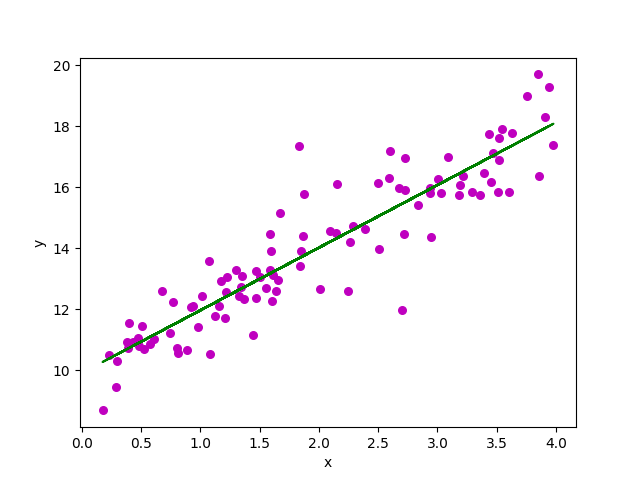

Source code (Python):
import numpy as np
import matplotlib.pyplot as plt
from mpl_toolkits.mplot3d import Axes3D
from mpl_toolkits import mplot3d
from matplotlib import cm

X = 4 * np.random.rand(100, 1)
y = 10 + 2 * X + np.random.randn(100, 1)


def h(x, theta):
    pred = np.dot(x, theta.reshape(x.shape[1], 1))
    return pred


# a = h(X, y)
# print(a)

def mean_squared_error(y_predicted, y_label):
    return np.sqrt(((y_predicted - y_label) ** 2).mean())


# a = mean_squared_error(X, y)
# print(a)


class LeastSquaresRegression():
    def __init__(self, ):
        self.theta_ = None

    def fit(self, X, y):
        # Calculates theta that minimizes the MSE and updates self.theta_
        self.theta_ = np.dot((np.dot(np.linalg.inv(np.dot(X.T, X)), X.T)), y)

    def predict(self, X):
        # Make predictions for data X, i.e output y = h(X) (See equation in Introduction)
        return h(X, self.theta_)


def bias_column(X):
    return np.c_[np.ones((X.shape[0], 1)), X]


X_new = bias_column(X)

print(X[:5])
print(" ---- ")
print(X_new[:5])
model = LeastSquaresRegression()
model.fit(X_new, y)
print(model.theta_)
y_new = model.predict(X_new)


def my_plot(X, y, y_new):
    plt.scatter(X, y, color="m",
                marker="o", s=30)

    # plotting the regression line
    plt.plot(X, y_new, color="g")

    # putting labels
    plt.xlabel('x')
    plt.ylabel('y')

    # function to show plot
    plt.show()
    plt.savefig('my_linear_regression.png')


print(my_plot(X, y, y_new))


class GradientDescentOptimizer():

    def __init__(self, f, fprime, start, learning_rate=0.1):
        self.f_ = f  # The function
        self.fprime_ = fprime  # The gradient of f
        self.current_ = start  # The current point being evaluated
        self.learning_rate_ = learning_rate  # Does this need a comment ?

        # Save history as attributes
        self.history_ = [start]

    def step(self):
        # Take a gradient descent step
        # 1. Compute the new value and update selt.current_
        # 2. Append the new value to history
        # Does not return anything
        new_value = self.current_ - (self.learning_rate_ * fprime(self.current_))
        self.current_ = new_value
        self.history_.append(self.current_)
        # print(self.current_)
        return

    def optimize(self, iterations=100):
        # Use the gradient descent to get closer to the minimum:
        # For each iteration, take a gradient step
        for i in range(iterations):
            self.step()
        return

    def getCurrentValue():
        # Getter for current_
        self.current_

    def print_result(self):
        print("Best theta found is " + str(self.current_))
        print("Value of f at this theta: f(theta) = " + str(self.f_(self.current_)))
        print("Value of f prime at this theta: f'(theta) = " + str(self.fprime_(self.current_)))


def f(x):
    return -np.exp(-(x - 0.7) ** 2)


def fprime(x):
    fp = 2 * x - np.array([4, 12])
    return fp


grad = GradientDescentOptimizer(f, fprime, np.random.normal(size=(2,)), 0.1)
grad.optimize(10)
grad.print_result()

a = np.linspace(-10, 10, 20)
b = np.linspace(-10, 10, 20)
X, Y = np.meshgrid(a, b)

Z = X ** 2 + Y ** 2
fig = plt.figure(figsize=(5, 5))
ax = fig.add_subplot(111, projection='3d')
ax.plot_surface(X, Y, Z, rstride=1, cstride=1, color='b', alpha=0.1)

surface = ax.plot_surface(X, Y, Z,
                          cmap=cm.coolwarm,
                          rstride=2,
                          cstride=2)

plt.show()
print(plt.savefig('function_f_in_3D_1.png'))

a = np.linspace(-10, 10, 20)
b = np.linspace(-10, 10, 20)
X, Y = np.meshgrid(a, b)

Z = X ** 2 + Y ** 2
fig = plt.figure(figsize=(5, 5))
ax = fig.add_subplot(111, projection='3d')
ax.plot_surface(X, Y, Z, rstride=1, cstride=1, color='b', alpha=0.1)
ax.plot([t[0] for t in grad.history_], [t[1] for t in grad.history_], markerfacecolor='b', markeredgecolor='b',
        marker='.', markersize=5)
plt.show()
print(plt.savefig('function_f_in_3D_2.png'))

